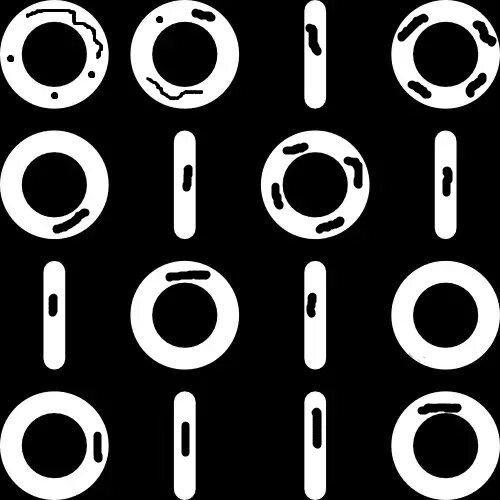
#> input picture Morph_Img_Proc/images/img1.jpg, 500 x 500 px; its folder holds only this picture in this run
$ python ah_filling.py
#> lines starting #> are read from the running program, lines starting #| are printed output that depends on the picture; after the words box and inside, x2 and y2 are one past the last pixel; in counts of white or black regions, pixels touching at a corner belong together
# ECE 5470 - Digital image Processing
# Homework #4: Automatic Hole Filling
# April 24, 2019

# 1. Form a marker image F
# 		F(x, y) = 1 - I(x, y) if (x, y) is on the border of I, 0 otherwise
# 2. Form a mask as G = I_compliment(x, y)
# 3. Perform the morphological reconstruction - Geodesic Dilation with mask I_compliment on marker F
# 4. Obtain the complement H = [Step 3]_complement

import cv2 as cv
import numpy as np
from matplotlib import pyplot as plt

def mkMarker(img, h, w):
	'''
	Form a marker image.
	F(x, y) = 1 - I(x, y)	if (x, y) is on the border of I
			= 0			 	otherwise

	Arguments:
	img		-- Input image
	h		-- Height of the image
	w		-- Width of the image

	Returns:
	marker	-- Marker image
	'''
	# Create a numpy array that is size (h - 2, w - 2)
	mk = np.zeros((h - 2, w - 2), dtype = int)

	# Pad the border of the marker with 1's
	marker = np.pad(mk, 1, 'constant', constant_values = 1)

	# Form the marker image
	marker = marker * img

	return marker.astype("uint8")


def mkMask(img):
	'''
	Create a mask using compliment of image

	Arguments:
	img		-- Compliment of the input image

	Returns:
	mask	-- Mask image
	'''

	# Complement of the image
	mask = abs(img.astype(int) - 255)

	return mask.astype("uint8")

def gDilation(size, marker, mask):
	'''
	Geodesic Dilation

	Arguments:
	size	-- Structuring ELement size
	marker	-- Marker image
	mask	-- Mask image

	Returns:
	rec		-- Morphological reconstructed image
	'''

	# Generate N x N structuring element
	se = cv.getStructuringElement(cv.MORPH_RECT, (size, size))

	# prev = np.zeros((h, w), dtype = int)
	prev = marker

	while True:
		# Dilate marker with structuring element
		rec = cv.dilate(prev, se, iterations = 1)

		# Intersect dilated image with the mask
		rec = np.bitwise_and(rec, mask)

		# Continue dilation until it can no longer be done
		if (rec == prev).all():
			break
		else:
			prev = rec

	return rec.astype("uint8")

def ahFill(img, size):
	'''
	Automatic Hole Filling

	Arguments:
	img		-- Input image
	size	-- Structuring Element size

	Returns:
	result	-- Resulting image
	'''

	# Threshold the image to ensure the image is binary
	_, thresh = cv.threshold(img, 127, 255, cv.THRESH_BINARY)

	h, w = thresh.shape[:2]

	# Form mask
	mask = mkMask(thresh)

	# Form marker
	marker = mkMarker(mask, h, w)

	# Perform morphological reconstruction
	rImg = gDilation(size, marker, mask)

	# Compliment of the morphological reconstruction to obtained the final result
	result = abs(rImg.astype(int) - 255).astype("uint8")

	return result

def getInputs():
	'''
	Gathers the necessary parameters

	Returns:
	imgNum		-- Image number (1 or 2)
	size		-- Structuring Element size
	'''

	# Selects input image
	imgNum = int(input("Select an image (1 or 2): "))
#> the answer given: 1
	while imgNum < 1 or imgNum > 2:
		imgNum = int(input("Invalid input. Please select again (1 or 2): "))

	# Size of the structuring element
	size = int(input("Select the size of the N x N Structuring Element (N > 0): "))
#> the answer given: 1
	while size < 1:
		size = int(input("Invalid input. Please select an N > 0: "))

	return imgNum, size

if __name__ == "__main__":

	# Obtain the input image and structuring element size
	imgNum, size = getInputs()

	# Load the selected image
	path = "images/img{}.jpg".format(imgNum)
	img = cv.imread(path, 0)
#> img is the input picture: shape (500, 500); min 0, max 255, mean 64.4

	# Perform automatic hole filling
	fill = ahFill(img, size)
#> in ahFill, `_, thresh = cv.threshold(img, 127, 255, cv.THRESH_BINARY)`:
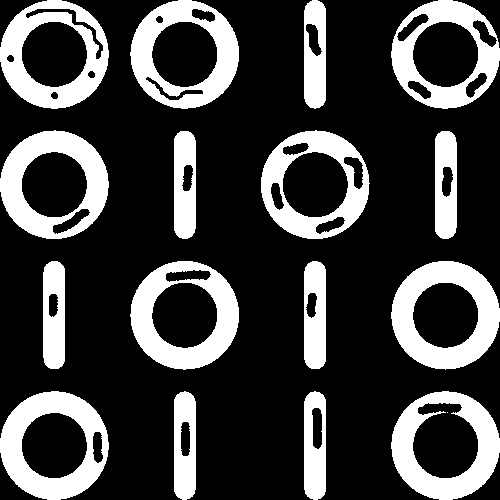
#> thresh: shape (500, 500); 25.3% white; 17 white regions (1 under 20 px), largest, box (x1, y1, x2, y2) and area: (391, 261, 500, 370) 5941, (0, 391, 109, 500) 5705, (0, 130, 109, 239) 5605
#> in mkMarker, `marker = np.pad(mk, 1, 'constant', constant_values = 1)`: mk: shape (498, 498) int64; every value is 0
#> in mkMarker, `marker = marker * img`:
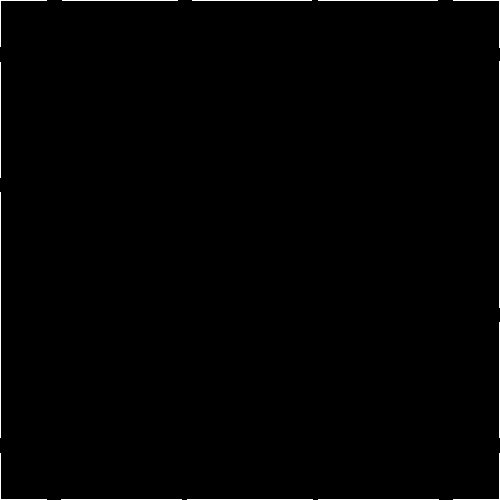
#> marker: shape (500, 500) int64; 0.73% white in thin lines or dots
#> in mkMarker, `return marker.astype("uint8")`: returned value: shape (500, 500); 0.73% white in thin lines or dots
#> in ahFill, `result = abs(rImg.astype(int) - 255).astype("uint8")`: result: shape (500, 500); 99.3% white; black in thin lines or dots

	# Display results
	plt.subplot(121), plt.imshow(img, cmap = 'gray')
	plt.title("Original"), plt.xticks([]), plt.yticks([])
	plt.subplot(122), plt.imshow(fill, cmap = 'gray')
	plt.title("Result"), plt.xticks([]), plt.yticks([]), plt.show()
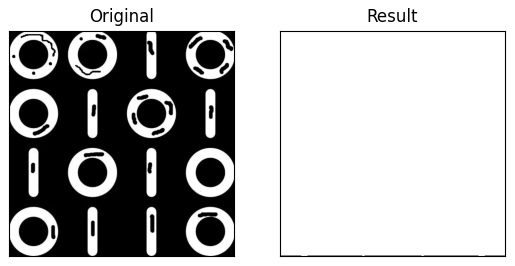
#> figure drawn by matplotlib, 2 panels

	cv.waitKey(0)
	cv.destroyAllWindows()
